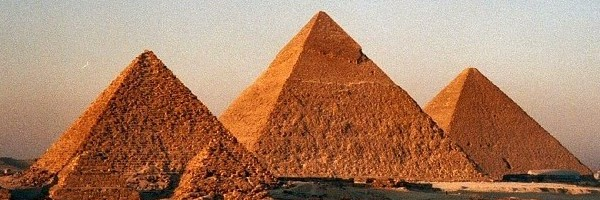
#> input picture Week_10/pyramids.jpg, 600 x 200 px
$ jupyter execute --allow-errors k-means_clustering.ipynb   (shell and % lines are left out)
#> lines starting #> are read from the running program, lines starting #| are printed output that depends on the picture; long printed decimals are rounded
# k-means Clustering

## Table of contents

[1.) Simple k-means clustering example](#section_1)<br>
[2.) Image segmentation](#section_2)<br>
[3.) 3D point cloud segmentation](#section_3)<br>
[4.) Finding clusters in the apartment data](#section_4)

## Libraries and settings

[cell 1]
# Install opencv-python-headless (neccessary in GitHub Codespaces)

# Libraries
import os
import cv2
import numpy as np
import pandas as pd
import matplotlib.pyplot as plt

from sklearn.cluster import KMeans
from sklearn.datasets import make_blobs
from sklearn.metrics import silhouette_score
from sklearn.preprocessing import StandardScaler

# Ignore warnings
import warnings
warnings.filterwarnings('ignore')

# Current working directory
print('\nCurrent working directory:', os.getcwd())

## 1.) Simple k-means clustering example
<a id='section_1'></a>

### Create the dataset

[cell 2]
# Create data
centers = [[2,1], [-2,2], [-2,-2], [-4,-5], [5,7]]
X, y = make_blobs(n_samples=300,
                  centers=centers,
                  cluster_std=0.8,
                  random_state=42)

# Normalization of the values
X = StandardScaler().fit_transform(X)

# Plot the data
plt.figure(figsize=(6,4))
plt.scatter(X[:,0], X[:,1], s=10, color='darkred')
plt.show()
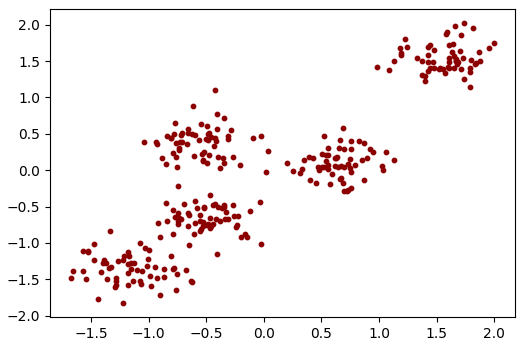
#> figure drawn by matplotlib, 1 panel

### Elbow Method showing the optimal k

[cell 3]
# Sum of squared distances of samples to their closest cluster center
distortions = []

# Range of k's
K = range(1,16,1)

# Loop to find the optimal k
for k in K:
    kmeanModel = KMeans(n_clusters=k)
    kmeanModel.fit(X)
    distortions.append(kmeanModel.inertia_)

# Elbow plot
plt.figure(figsize=(5,3))
plt.plot(K, distortions, 'bx-')
plt.xlabel('k')
plt.ylabel('Distortion')
plt.title('The Elbow Method showing the optimal k')

plt.show()
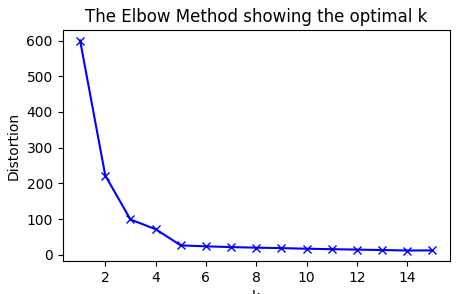
#> figure drawn by matplotlib, 1 panel; curve peaks at x = 1, y = 600

### Task 1 b)
<b>Based on the elbow chart in the "Simple k-means clustering example" section, the optimal value of k is the point where the distortion starts to decrease more slowly, in this model its 5.

### Perform k-means clustering

[cell 4]
# Number of clusters
k = 5

# k-means clustering
kmeans = KMeans(n_clusters=k, random_state=42).fit(X)

# Predict the values
y2 = kmeans.predict(X)

# Plot the clusters
plt.figure(figsize=(6,4))
plt.scatter(X[:, 0], X[:, 1], c=y2, s=10)
plt.show()
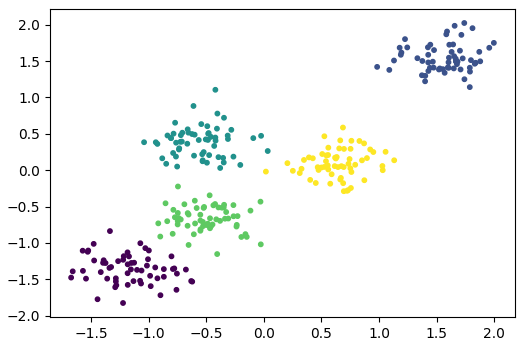
#> figure drawn by matplotlib, 1 panel

### Get and check the converged cluster centroids

[cell 5]
# Print centroids
centroids = kmeans.cluster_centers_
print('Cluster centroids:')
print(centroids, '\n')

# Check the 1st cluster's centroid 'by hand'
clust_00 = X[y2 == 0]
print('The 1st cluster\'s centroid:')
print(f'x = {sum(clust_00[:,0]/len(clust_00[:,0])):.8f}')
print(f'y = {sum(clust_00[:,1]/len(clust_00[:,1])):.8f}')

### Get the inertia or 'within-cluster sum-of-squares (WCSS)' of the k-means model

[cell 6]
print(f'Within-cluster sum-of-squares: {kmeans.inertia_:.4f}')

### Perform Silhouette Analysis
- For examples see:
- https://laid-back-scientist.com/en/k-means
- https://machinelearninggeek.com/evaluating-clustering-methods
- https://medium.com/@favourphilic/how-to-interpret-silhouette-plot-for-k-means-clustering-414e144a17fe

[cell 7]
# Import own module for Silhouette plots
from silhouette import *

# Create Silhouette plots for different k's
# Note: range(2,12,1) provides: [2, 3, 4, 5, 6, 7, 8, 9, 10, 11]
#> (the rest of this cell did not finish here and is left out)

## 2.) Image segmentation
<a id='section_2'></a>

### Read the image

[cell 8]
# Read the image
image = cv2.imread('parrot.jpg')

# Change the color to RGB (from BGR)
#> (the rest of this cell did not finish here and is left out)

[cell 9]
# Read the image
myimage = cv2.imread('pyramids.jpg')
#> myimage is the input picture: shape (200, 600, 3); mean B, G, R 101.7, 128.4, 171.7

# Change the color to RGB (from BGR)
myimage = cv2.cvtColor(myimage, cv2.COLOR_BGR2RGB)

# Plot the image
plt.figure(figsize=(6,8))
plt.imshow(myimage)

### Reshape the image

#> (a cell that did not finish here is left out)

[cell 11]
# Reshaping the image into a 2D array of pixels and RGB colors
pixel_vals2 = myimage.reshape((-1,3))

# Convert to float
pixel_vals2 = np.float32(pixel_vals2)
pixel_vals2

### Elbow method showing the optimal k

[cell 12]
# Sum of squared distances of samples to their closest cluster center
distortions = []

# Range of k's
K = range(2,10,1)

# Loop to find the optimal k
#> (the rest of this cell did not finish here and is left out)

[cell 13]
# Sum of squared distances of samples to their closest cluster center
distortions = []

# Range of k's
K = range(2,10,1)

# Loop to find the optimal k
for k in K:
    kmeanModel = KMeans(n_clusters=k)
    kmeanModel.fit(pixel_vals2)
    distortions.append(kmeanModel.inertia_)
#> after the loop, distortions = [335871904, 190874304, 136916560, 103758752, 90223184, 73208656, 64857344, 57428532]

# Elbow plot
plt.figure(figsize=(5,3))
plt.plot(K, distortions, 'bx-')
plt.xlabel('k')
plt.ylabel('Distortion')
plt.title('The Elbow method showing the optimal k')

plt.show()
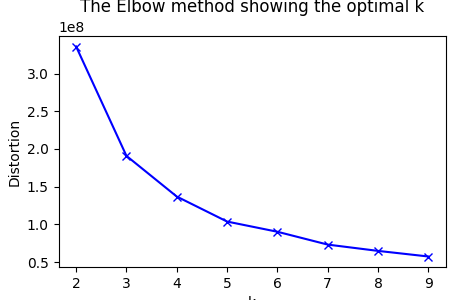
#> figure drawn by matplotlib, 1 panel

# Task 1 e)
<b> the optimal number of clusters for myimage is 5.

### Perform image segmentation

[cell 14]
# Number of clusters
k = 5

# Criteria for the segmentation algorithm to stop running
criteria = (cv2.TERM_CRITERIA_EPS + cv2.TERM_CRITERIA_MAX_ITER, 100, 0.85)

# Perform k-means clustering
#> (the rest of this cell did not finish here and is left out)

### Change data types and reshape the segmented data for visualization

[cell 15]
# Convert data into 8-bit values
centers = np.uint8(centers)
#> (the rest of this cell did not finish here and is left out)

# Task 1 f)

[cell 16]
# Number of clusters
k = 2

# Criteria for the segmentation algorithm to stop running
criteria2 = (cv2.TERM_CRITERIA_EPS + cv2.TERM_CRITERIA_MAX_ITER, 100, 0.85)

# Perform k-means clustering
retval2, labels2, centers2 = cv2.kmeans(pixel_vals2,
                                     k,
                                     None,
                                     criteria2,
                                     10,
                                     cv2.KMEANS_RANDOM_CENTERS)
#> retval2 = 335872541; centers2 = [[209.3, 193, 175], [138.8, 72.03, 37.69]]

# Print cluster labels
print('Cluster2 labels2:')
print(labels2, '\n')
#> (printed output is left out)

# Print cluster centroids
print(f'Centroids of {k} clusters')
print(centers2)
#| [[209.260  193.026  175.030 ]
#|  [138.8447    72.028  37.686]]

[cell 17]
# Convert data into 8-bit values
centers2 = np.uint8(centers)
segmented_data = centers2[labels2.flatten()]
#> segmented_data = 120000 pairs, first value 2 to 254, second value 1 to 2

# Reshape data into the original image dimensions
#> (the rest of this cell did not finish here and is left out)

[cell 18]
# Number of clusters
k = 3

# Criteria for the segmentation algorithm to stop running
criteria3 = (cv2.TERM_CRITERIA_EPS + cv2.TERM_CRITERIA_MAX_ITER, 100, 0.85)

# Perform k-means clustering
retval3, labels3, centers3 = cv2.kmeans(pixel_vals2,
                                     k,
                                     None,
                                     criteria3,
                                     10,
                                     cv2.KMEANS_RANDOM_CENTERS)
#> retval3 = 190899631.6; centers3 = [[112.5, 52.39, 24.24], [210, 198, 182.3], [182.8, 109.2, 66.01]]

# Print cluster labels
print('Cluster3 labels3:')
print(labels3, '\n')
#> (printed output is left out)

# Print cluster centroids
print(f'Centroids of {k} clusters')
print(centers3)
#| [[112.481  52.390  24.240]
#|  [209.981  198.002  182.345 ]
#|  [182.825  109.198   66.015 ]]

[cell 19]
# Convert data into 8-bit values
centers3 = np.uint8(centers)
segmented_data = centers3[labels3.flatten()]
#> segmented_data = 120000 pairs, first value 2 to 254, second value 1 to 254

# Reshape data into the original image dimensions
#> (the rest of this cell did not finish here and is left out)

[cell 20]
# Number of clusters
k = 4

# Criteria for the segmentation algorithm to stop running
criteria4 = (cv2.TERM_CRITERIA_EPS + cv2.TERM_CRITERIA_MAX_ITER, 100, 0.85)

# Perform k-means clustering
retval4, labels4, centers4 = cv2.kmeans(pixel_vals2,
                                     k,
                                     None,
                                     criteria4,
                                     10,
                                     cv2.KMEANS_RANDOM_CENTERS)
#> retval4 = 136979582.8; centers4 = [[147.6, 73.22, 36.21], [80.94, 36.8, 17.55], [210.6, 199.9, 185], [195.7, 128.6, 85.15]]

# Print cluster labels
print('Cluster4 labels4:')
print(labels4, '\n')
#> (printed output is left out)

# Print cluster centroids
print(f'Centroids of {k} clusters')
print(centers4)
#| [[147.560   73.222   36.208]
#|  [ 80.942  36.799   17.547]
#|  [210.637  199.944  185.000 ]
#|  [195.748  128.631   85.146 ]]

[cell 21]
# Convert data into 8-bit values
centers4 = np.uint8(centers)
segmented_data = centers4[labels4.flatten()]

# Reshape data into the original image dimensions
#> (the rest of this cell did not finish here and is left out)

[cell 22]
# Number of clusters
k = 5

# Criteria for the segmentation algorithm to stop running
criteria5 = (cv2.TERM_CRITERIA_EPS + cv2.TERM_CRITERIA_MAX_ITER, 100, 0.85)

# Perform k-means clustering
retval5, labels5, centers5 = cv2.kmeans(pixel_vals2,
                                     k,
                                     None,
                                     criteria5,
                                     10,
                                     cv2.KMEANS_RANDOM_CENTERS)
#> retval5 = 103793738.9; centers5 = [[191.6, 114, 66.88], [142.1, 68.98, 33.14], [196.6, 170.3, 145.8], [77, 35.3, 17.33], [214.8, 207.2, 194.6]]

# Print cluster labels
print('Cluster5 labels5:')
print(labels5, '\n')
#> (printed output is left out)

# Print cluster centroids
print(f'Centroids of {k} clusters')
print(centers5)
#| [[191.555  113.972   66.882]
#|  [142.124   68.980   33.144 ]
#|  [196.618  170.3093   145.762 ]
#|  [ 76.9964    35.304   17.329]
#|  [214.765  207.203  194.6105  ]]
